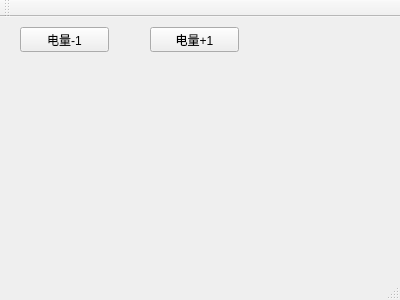
<?xml version="1.0" encoding="UTF-8"?>
<ui version="4.0">
 <class>MainWindow</class>
 <widget class="QMainWindow" name="MainWindow">
  <property name="geometry">
   <rect>
    <x>0</x>
    <y>0</y>
    <width>400</width>
    <height>300</height>
   </rect>
  </property>
  <property name="windowTitle">
   <string>MainWindow</string>
  </property>
  <widget class="QWidget" name="centralWidget">
   <widget class="QPushButton" name="pushButton_powerLoss">
    <property name="geometry">
     <rect>
      <x>20</x>
      <y>10</y>
      <width>89</width>
      <height>25</height>
     </rect>
    </property>
    <property name="text">
     <string>电量-1</string>
    </property>
   </widget>
   <widget class="QPushButton" name="pushButton_powerUp">
    <property name="geometry">
     <rect>
      <x>150</x>
      <y>10</y>
      <width>89</width>
      <height>25</height>
     </rect>
    </property>
    <property name="text">
     <string>电量+1</string>
    </property>
   </widget>
  </widget>
  <widget class="QMenuBar" name="menuBar">
   <property name="geometry">
    <rect>
     <x>0</x>
     <y>0</y>
     <width>400</width>
     <height>22</height>
    </rect>
   </property>
  </widget>
  <widget class="QToolBar" name="mainToolBar">
   <attribute name="toolBarArea">
    <enum>TopToolBarArea</enum>
   </attribute>
   <attribute name="toolBarBreak">
    <bool>false</bool>
   </attribute>
  </widget>
  <widget class="QStatusBar" name="statusBar"/>
 </widget>
 <layoutdefault spacing="6" margin="11"/>
 <resources/>
 <connections/>
</ui>
